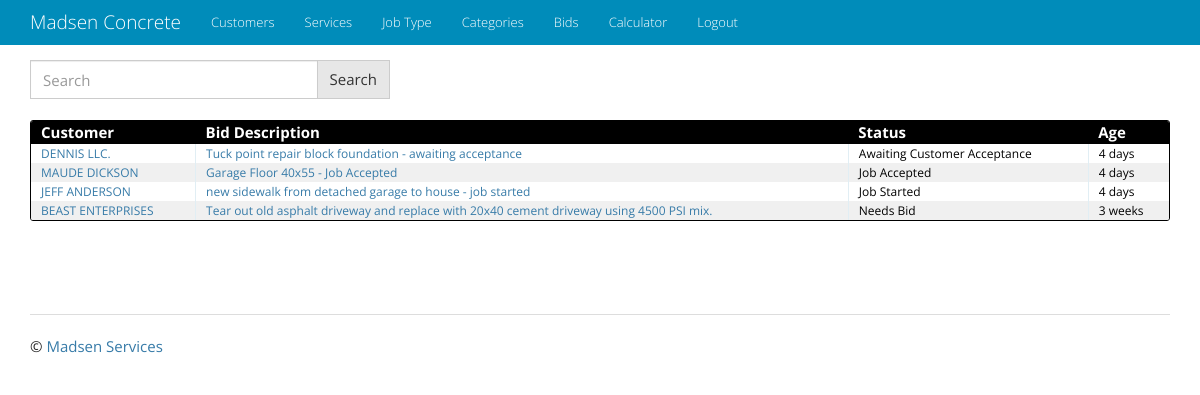
Screenshot of /bid/ with the database file from the repository.
### bid/models.py (models this page shows, shortened)
class Bid(models.Model):
    description = models.CharField(max_length=2000)
    notes = models.CharField(max_length=2000, blank=True)
    timestamp = models.DateTimeField(auto_now_add=True)
    customer = models.ForeignKey('customer.Customer', on_delete=models.CASCADE)
    address = models.ForeignKey('address.Address')
    scheduled_bid_date = models.DateTimeField(null=True, blank=True)
    tentative_start = models.DateField(null=True, blank=True)
    actual_start = models.DateField(null=True, blank=True)
    completion_date = models.DateField(null=True, blank=True)
    down_payment_amount = models.FloatField(default=0)
    down_payment_date = models.DateField(null=True, blank=True)
    final_payment_amount = models.FloatField(default=0)
    final_payment_date = models.DateField(null=True, blank=True)
    status = models.CharField(max_length=2000, choices=BID_STATUS, default='Needs Bid')
    class Meta:
        verbose_name_plural = 'Bids'
    def get_absolute_url(self):
        return reverse('bid_app:bid_update', kwargs={'pk': self.id})

### customer/models.py (models this page shows, shortened)
class Customer(models.Model):
    first_name = models.CharField(max_length=64, help_text="Enter the customer's first name")
    last_name = models.CharField(max_length=64, blank=True, help_text="Enter the customer's last name")
    company_name = models.CharField(max_length=128, blank=True, help_text="Enter the company name")
    email = models.EmailField(help_text="Enter the customer email address", blank=True)
    telephone = models.CharField(max_length=10, blank=True, help_text="Enter the customer telephone number")
    created_date = models.DateTimeField(auto_now_add=True)
    class Meta:
        verbose_name_plural = 'Customers'
    def get_absolute_url(self):
        return reverse('customer_app:customer_detail', kwargs={'pk': self.pk})

### bid/views.py (the view, shortened to what this page needs)
class BidList(ListView):
    model = Bid
    paginate_by = 20
    def get_queryset(self):
        queryset_list = Bid.objects.order_by('-timestamp')
        query = self.request.GET.get('q')
        return queryset_list

### templates/bid/bid_list.html (shortened to what this page needs)
{% extends "base.html" %}
{% block content %}
{% include 'q_search_form.html' %}
<br>
<h4 class="entries">
  <div class="datagrid">
    <table>
      <thead>
        <tr>
          <th><strong>Customer</strong></th>
          <th><strong>Bid Description</strong></th>
          <th><strong>Status</strong></th>
          <th><strong>Age</strong></th>
        </tr>
      </thead>
      {% for bid in object_list %}
          <tr style="{% cycle 'background: white' 'background: #F0F0F0' %}">
              <td><a href="{{ bid.customer.get_absolute_url }}">{% if bid.customer.company_name %}{{ bid.customer.company_name }}
                  {% else %}{{ bid.customer.first_name }} {{ bid.customer.last_name }}{% endif %}</a></td>
              <td><a href="{{ bid.get_absolute_url }}">{{ bid.description|truncatechars:100 }}</a></td>
              <td>{{ bid.status }}</td>
              <td>{{ bid.timestamp|timesince }}</td>
          </tr>
      {% endfor %}
    </table>
</div>
{% endblock content %}

### static/css/main.css (style rules this page uses)
body { padding: 60px 0; background: #ffffff; }
a, h1, h2 { color: #377BA8; }
.entries { list-style: none; margin: 0; padding: 0; }
.datagrid table { border-collapse: collapse; text-align: left; width: 100%; }
.datagrid { background: #fff; overflow: hidden; border: 1px solid #000000; border-radius: 3px; }
.datagrid table td, .datagrid table th { padding: 3px 10px; }
.datagrid table thead th { background-color:#000000; color:#FFFFFF; font-size: 15px; font-weight: bold; }
.datagrid table thead th:first-child { border: none; }
.datagrid table tbody td { color: #000000; border-left: 1px solid #E1EEF4; font-size: 12px; font-weight: normal; }
.datagrid table tbody td:first-child { border-left: none; }
.datagrid table tbody tr:last-child td { border-bottom: none; }

### rows the page displays
Bid: customer.company_name "DENNIS LLC.", description "Tuck point repair block foundation - awaiting acceptance", status "Awaiting Customer Acceptance", timestamp "4 days"
Bid: customer.first_name "MAUDE", customer.last_name "DICKSON", description "Garage Floor 40x55 - Job Accepted", status "Job Accepted", timestamp "4 days"
Bid: customer.first_name "JEFF", customer.last_name "ANDERSON", description "new sidewalk from detached garage to house - job started", status "Job Started", timestamp "4 days"
Bid: customer.company_name "BEAST ENTERPRISES", description "Tear out old asphalt driveway and replace with 20x40 cement driveway using 4500 PSI mix.", status "Needs Bid", timestamp "3 weeks"
